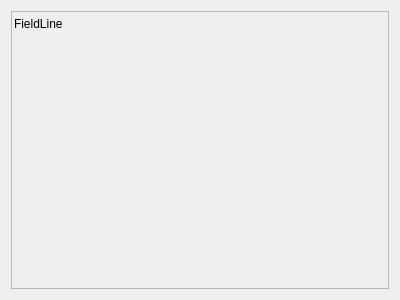
<?xml version="1.0" encoding="UTF-8"?>
<ui version="4.0">
 <class>uiFieldlineViewChassis</class>
 <widget class="QWidget" name="uiFieldlineViewChassis">
  <property name="geometry">
   <rect>
    <x>0</x>
    <y>0</y>
    <width>400</width>
    <height>300</height>
   </rect>
  </property>
  <property name="sizePolicy">
   <sizepolicy hsizetype="Minimum" vsizetype="Minimum">
    <horstretch>0</horstretch>
    <verstretch>0</verstretch>
   </sizepolicy>
  </property>
  <property name="windowTitle">
   <string>Form</string>
  </property>
  <layout class="QHBoxLayout" name="horizontalLayout">
   <item>
    <widget class="QFrame" name="rowFrame">
     <property name="sizePolicy">
      <sizepolicy hsizetype="Minimum" vsizetype="Minimum">
       <horstretch>0</horstretch>
       <verstretch>0</verstretch>
      </sizepolicy>
     </property>
     <property name="frameShape">
      <enum>QFrame::StyledPanel</enum>
     </property>
     <property name="frameShadow">
      <enum>QFrame::Raised</enum>
     </property>
     <layout class="QVBoxLayout" name="verticalLayout">
      <property name="leftMargin">
       <number>2</number>
      </property>
      <property name="topMargin">
       <number>2</number>
      </property>
      <property name="rightMargin">
       <number>0</number>
      </property>
      <property name="bottomMargin">
       <number>0</number>
      </property>
      <item>
       <widget class="QLabel" name="chassisName">
        <property name="sizePolicy">
         <sizepolicy hsizetype="Minimum" vsizetype="Minimum">
          <horstretch>0</horstretch>
          <verstretch>0</verstretch>
         </sizepolicy>
        </property>
        <property name="minimumSize">
         <size>
          <width>0</width>
          <height>10</height>
         </size>
        </property>
        <property name="maximumSize">
         <size>
          <width>16777215</width>
          <height>20</height>
         </size>
        </property>
        <property name="text">
         <string>FieldLine</string>
        </property>
       </widget>
      </item>
      <item>
       <widget class="QFrame" name="sensorFrame">
        <property name="sizePolicy">
         <sizepolicy hsizetype="Minimum" vsizetype="Minimum">
          <horstretch>0</horstretch>
          <verstretch>0</verstretch>
         </sizepolicy>
        </property>
        <property name="frameShape">
         <enum>QFrame::NoFrame</enum>
        </property>
        <property name="frameShadow">
         <enum>QFrame::Plain</enum>
        </property>
        <layout class="QHBoxLayout" name="horizontalLayout_2">
         <property name="spacing">
          <number>2</number>
         </property>
         <property name="leftMargin">
          <number>0</number>
         </property>
         <property name="topMargin">
          <number>0</number>
         </property>
         <property name="rightMargin">
          <number>0</number>
         </property>
         <property name="bottomMargin">
          <number>0</number>
         </property>
        </layout>
       </widget>
      </item>
     </layout>
    </widget>
   </item>
  </layout>
 </widget>
 <resources/>
 <connections/>
</ui>
